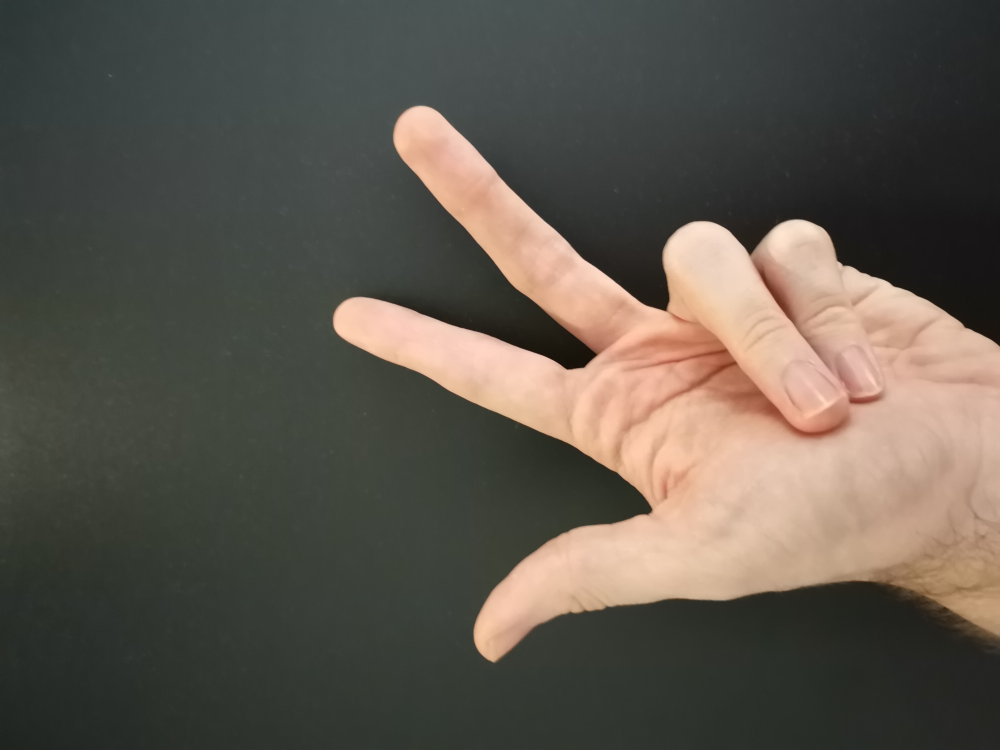
#> input picture seminars/seminar_06/data/my_hand/IMG_20260316_194526.jpg, 4000 x 3000 px, given in place of slow_traffic_small.mp4, which was not available (shown at 1/4 size)
$ jupyter execute Seminar_9.ipynb   (shell and % lines are left out)   (older library calls are emulated)   (text cells are left out)
#> lines starting #> are read from the running program, lines starting #| are printed output that depends on the picture; pictures that were not available may be replaced by others from this repository, and a replacement may not be noted
[cell 1]
# !wget https://www.bogotobogo.com/python/OpenCV_Python/images/mean_shift_tracking/slow_traffic_small.mp4 -O data/slow_traffic_small.mp4

[cell 2]
import cv2
from tqdm import tqdm
import numpy as np
import matplotlib.pyplot as plt
import IPython

[cell 3]
# [256 lines left out: functions build_image_pyramid, compute_image_gradients, compute_lk_optical_flow_point, compute_lk_optical_flow_for_patch, track_point_with_pyramid_lk, lucas_kanade_optical_flow, not called in this run]


def demo_optical_flow(video_path='data/slow_traffic_small.mp4', output_path='output_my_LK.mp4'):
    """
    Демонстрация работы алгоритма на видео.

    Args:
        video_path: Путь к входному видео
        output_path: Путь для сохранения результата
    """
#> called with video_path = 'data/slow_traffic_small.mp4', output_path = 'output_my_LK.mp4'
    # Открываем видео
    cap = cv2.VideoCapture(video_path)

    # Получаем параметры видео
    length = int(cap.get(cv2.CAP_PROP_FRAME_COUNT))
    width = int(cap.get(cv2.CAP_PROP_FRAME_WIDTH))
    height = int(cap.get(cv2.CAP_PROP_FRAME_HEIGHT))
    fps = cap.get(cv2.CAP_PROP_FPS)

    # Настраиваем запись выходного видео
    fourcc = cv2.VideoWriter_fourcc(*'MP4V')
    out = cv2.VideoWriter(output_path, fourcc, fps, (width, height))

    # Параметры для обнаружения углов Shi-Tomasi
    feature_params = dict(
        maxCorners=100,
        qualityLevel=0.3,
        minDistance=7,
        blockSize=7
    )

    # Берем первый кадр и находим в нем углы
    ret, old_frame = cap.read()
#> old_frame is the input picture: shape (3000, 4000, 3); mean B, G, R 77.6, 87, 93.5
    old_gray = cv2.cvtColor(old_frame, cv2.COLOR_BGR2GRAY)
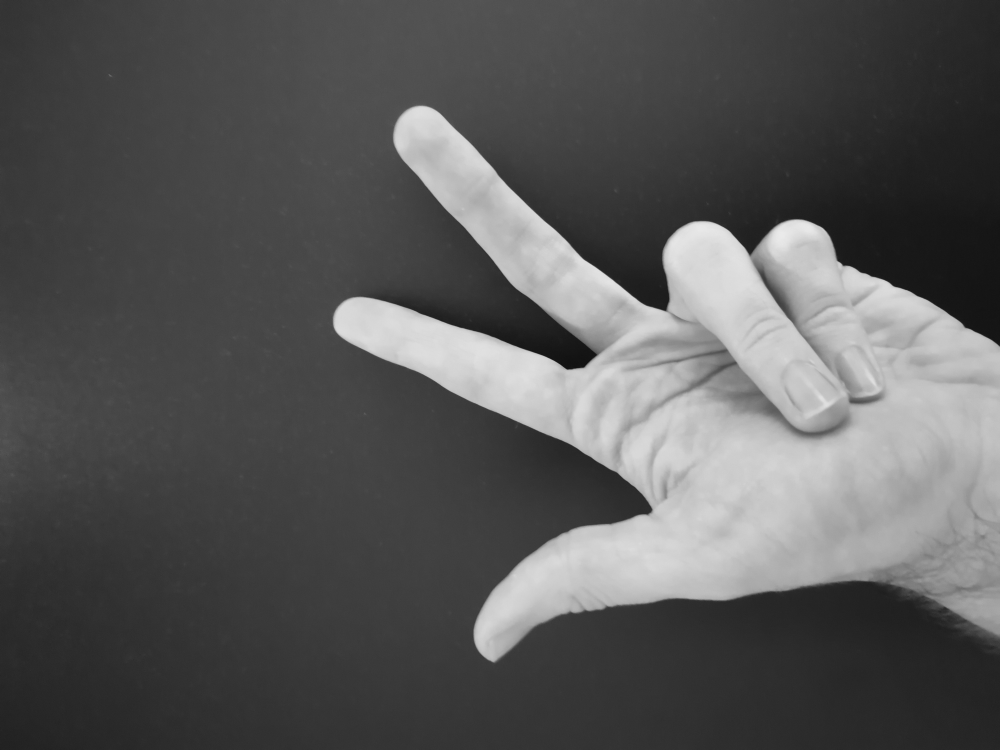
#> old_gray: shape (3000, 4000) (shown at 1/4 size); min 11, max 235, mean 87.9
    p0 = cv2.goodFeaturesToTrack(old_gray, mask=None, **feature_params)
#> p0 = [[2663, 1241], [3001, 1019], [2386, 1418], [3372, 1062], [3997, 1384], [3349, 1042], [2268, 1478], [2591, 2058], [2335, 1469], [2425, 2424]]
    p0 = p0.reshape(-1, 2)  # Преобразуем в формат [[x1, y1], [x2, y2], ...]

    # Сохраняем изначальные точки для отслеживания через все видео
    initial_points = p0.copy()
#> initial_points has the same summary as p0

    # Создаем маску для рисования
    mask = np.zeros_like(old_frame)

    # Создаем случайные цвета для визуализации
    color = np.random.randint(0, 255, (len(p0), 3))
#> color = [[172, 47, 117], [192, 67, 251], [195, 103, 9], [211, 21, 242], [36, 87, 70], [216, 88, 140], [58, 193, 230], [39, 87, 174], [88, 81, 165], [25, 77, 72]]

    from tqdm import tqdm
    for i in tqdm(range(length - 1)):  # -1 потому что первый кадр мы уже прочитали
        ret, frame = cap.read()

        if not ret:
            print('No frames grabbed!')
            break

        frame_gray = cv2.cvtColor(frame, cv2.COLOR_BGR2GRAY)

        # Вычисляем оптический поток с помощью нашей реализации
        p1, st = lucas_kanade_optical_flow(
            old_gray,
            frame_gray,
            p0,
            window_size=15,
            num_pyramid_levels=3
        )

        # Выбираем хорошие точки
        good_new = p1[st == 1]
        good_old = p0[st == 1]

        # Рисуем треки
        for i, (new, old) in enumerate(zip(good_new, good_old)):
            a, b = new
            c, d = old
            mask = cv2.line(mask, (int(a), int(b)), (int(c), int(d)), color[i % len(color)].tolist(), 2)
            frame = cv2.circle(frame, (int(a), int(b)), 5, color[i % len(color)].tolist(), -1)

        # Объединяем кадр и маску
        img = cv2.add(frame, mask)

        # Записываем результат
        out.write(img)

        # Обновляем предыдущий кадр
        old_gray = frame_gray.copy()

        # Обновляем точки, но только те, которые успешно отслежены
        p0[st == 1] = good_new
#> mask: shape (3000, 4000, 3); every value is 0

    # Освобождаем ресурсы
    cap.release()
    out.release()

    print(f"Результат сохранен в {output_path}")
    return output_path

[cell 4]
result_path = demo_optical_flow(video_path='data/slow_traffic_small.mp4', output_path='output_my_LK.mp4')

[cell 5]
def demo_optical_flow_opencv(video_path='data/slow_traffic_small.mp4', output_path='output_my_LK.mp4'):
    """
    Демонстрация работы алгоритма на видео с использованием cv2.calcOpticalFlowPyrLK.

    Args:
        video_path: Путь к входному видео
        output_path: Путь для сохранения результата
    """
#> called with video_path = 'data/slow_traffic_small.mp4', output_path = 'output_opencv_LK.mp4'
    # Открываем видео
    cap = cv2.VideoCapture(video_path)

    # Получаем параметры видео
    length = int(cap.get(cv2.CAP_PROP_FRAME_COUNT))
    width = int(cap.get(cv2.CAP_PROP_FRAME_WIDTH))
    height = int(cap.get(cv2.CAP_PROP_FRAME_HEIGHT))
    fps = cap.get(cv2.CAP_PROP_FPS)

    # Настраиваем запись выходного видео
    fourcc = cv2.VideoWriter_fourcc(*'MP4V')
    out = cv2.VideoWriter(output_path, fourcc, fps, (width, height))

    # Параметры для обнаружения углов Shi-Tomasi
    feature_params = dict(
        maxCorners=100,
        qualityLevel=0.3,
        minDistance=7,
        blockSize=7
    )

    # Параметры для Lucas-Kanade оптического потока
    lk_params = dict(
        winSize=(15, 15),
        maxLevel=3,
        criteria=(cv2.TERM_CRITERIA_EPS | cv2.TERM_CRITERIA_COUNT, 10, 0.03)
    )

    # Берем первый кадр и находим в нем углы
    ret, old_frame = cap.read()
    old_gray = cv2.cvtColor(old_frame, cv2.COLOR_BGR2GRAY)
    p0 = cv2.goodFeaturesToTrack(old_gray, mask=None, **feature_params)

    # Создаем маску для рисования
    mask = np.zeros_like(old_frame)

    # Создаем случайные цвета для визуализации
    color = np.random.randint(0, 255, (100, 3))

    from tqdm import tqdm
    for i in tqdm(range(length - 1)):  # -1 потому что первый кадр мы уже прочитали
        ret, frame = cap.read()

        if not ret:
            print('No frames grabbed!')
            break

        frame_gray = cv2.cvtColor(frame, cv2.COLOR_BGR2GRAY)

        # Вычисляем оптический поток с помощью встроенной функции cv2.calcOpticalFlowPyrLK
        p1, st, err = cv2.calcOpticalFlowPyrLK(old_gray, frame_gray, p0, None, **lk_params)

        # Выбираем хорошие точки
        if p1 is not None:
            good_new = p1[st == 1]
            good_old = p0[st == 1]

        # Рисуем треки
        for i, (new, old) in enumerate(zip(good_new, good_old)):
            a, b = new.ravel()
            c, d = old.ravel()
            mask = cv2.line(mask, (int(a), int(b)), (int(c), int(d)), color[i % len(color)].tolist(), 2)
            frame = cv2.circle(frame, (int(a), int(b)), 5, color[i % len(color)].tolist(), -1)

        # Объединяем кадр и маску
        img = cv2.add(frame, mask)

        # Записываем результат
        out.write(img)

        # Обновляем предыдущий кадр
        old_gray = frame_gray.copy()

        # Обновляем точки, но только те, которые успешно отслежены
        p0 = good_new.reshape(-1, 1, 2)

    # Освобождаем ресурсы
    cap.release()
    out.release()

    print(f"Результат сохранен в {output_path}")
    return output_path

[cell 6]
result_path = demo_optical_flow_opencv(video_path='data/slow_traffic_small.mp4', output_path='output_opencv_LK.mp4')

[cell 7]
# [18 lines left out: function find_new_points, not called in this run]

def demo_optical_flow_with_point_update(video_path='data/slow_traffic_small.mp4',
                                      output_path='output_my_LK_with_update.mp4'):
#> called with video_path = 'data/slow_traffic_small.mp4', output_path = 'output_my_LK_with_update.mp4'
    cap = cv2.VideoCapture(video_path)

    length = int(cap.get(cv2.CAP_PROP_FRAME_COUNT))
    width = int(cap.get(cv2.CAP_PROP_FRAME_WIDTH))
    height = int(cap.get(cv2.CAP_PROP_FRAME_HEIGHT))
    fps = cap.get(cv2.CAP_PROP_FPS)

    fourcc = cv2.VideoWriter_fourcc(*'MP4V')
    out = cv2.VideoWriter(output_path, fourcc, fps, (width, height))

    feature_params = dict(
        maxCorners=100,
        qualityLevel=0.3,
        minDistance=7,
        blockSize=7
    )

    ret, old_frame = cap.read()
    old_gray = cv2.cvtColor(old_frame, cv2.COLOR_BGR2GRAY)
    p0 = cv2.goodFeaturesToTrack(old_gray, mask=None, **feature_params)
    p0 = p0.reshape(-1, 2)

    mask = np.zeros_like(old_frame)

    color = np.random.randint(0, 255, (len(p0), 3))
#> color = [[138, 27, 173], [199, 167, 61], [85, 97, 44], [34, 162, 88], [33, 133, 232], [36, 0, 203], [34, 197, 126], [181, 254, 80], [190, 136, 189], [129, 209, 112]]

    from tqdm import tqdm
    for i in tqdm(range(length - 1)):
        ret, frame = cap.read()
        if not ret:
            print('No frames grabbed!')
            break

        frame_gray = cv2.cvtColor(frame, cv2.COLOR_BGR2GRAY)

        p1, st = lucas_kanade_optical_flow(
            old_gray,
            frame_gray,
            p0,
            window_size=15,
            num_pyramid_levels=3,
        )

        good_new = p1[st == 1]
        good_old = p0[st == 1]

        for i, (new, old) in enumerate(zip(good_new, good_old)):
            a, b = new
            c, d = old
            mask = cv2.line(mask, (int(a), int(b)), (int(c), int(d)),
                          color[i % len(color)].tolist(), 2)
            frame = cv2.circle(frame, (int(a), int(b)), 5,
                             color[i % len(color)].tolist(), -1)

        p0 = good_new.copy()

        if len(p0) < feature_params['maxCorners'] // 2:
            new_points = find_new_points(
                frame_gray,
                p0,
                max_points=feature_params['maxCorners'] - len(p0),
                min_distance=feature_params['minDistance'],
                quality_level=feature_params['qualityLevel']
            )
            if len(new_points) > 0:
                p0 = np.vstack((p0, new_points))
                new_colors = np.random.randint(0, 255, (len(new_points), 3))
                color = np.vstack((color, new_colors))

        img = cv2.add(frame, mask)

        out.write(img)

        old_gray = frame_gray.copy()

    cap.release()
    out.release()

    print(f"Результат сохранен в {output_path}")
    return output_path

[cell 8]
result_path = demo_optical_flow_with_point_update(video_path='data/slow_traffic_small.mp4', output_path='output_my_LK_with_update.mp4')

[cell 9]
def demo_optical_flow_farneback_opencv(video_path='data/slow_traffic_small.mp4', output_path='output_Farneback.mp4'):
    """
    Демонстрация работы алгоритма плотного оптического потока Farneback на видео.

    Args:
        video_path: Путь к входному видео
        output_path: Путь для сохранения результата
    """
#> called with video_path = 'data/slow_traffic_small.mp4', output_path = 'output_opencv_farneback.mp4'
    # Открываем видео
    cap = cv2.VideoCapture(video_path)

    # Получаем параметры видео
    length = int(cap.get(cv2.CAP_PROP_FRAME_COUNT))
    width = int(cap.get(cv2.CAP_PROP_FRAME_WIDTH))
    height = int(cap.get(cv2.CAP_PROP_FRAME_HEIGHT))
    fps = cap.get(cv2.CAP_PROP_FPS)

    # Настраиваем запись выходного видео
    fourcc = cv2.VideoWriter_fourcc(*'MP4V')
    out = cv2.VideoWriter(output_path, fourcc, fps, (width, height))

    # Берем первый кадр и преобразуем его в оттенки серого
    ret, frame1 = cap.read()
    if not ret:
        print('Не удалось прочитать видео')
        return None

    prvs = cv2.cvtColor(frame1, cv2.COLOR_BGR2GRAY)

    # Создаем HSV-изображение для визуализации потока
    hsv = np.zeros_like(frame1)
    hsv[..., 1] = 255  # Насыщенность устанавливаем на максимум

    from tqdm import tqdm
    for i in tqdm(range(length - 1)):  # -1 потому что первый кадр мы уже прочитали
        ret, frame2 = cap.read()

        if not ret:
            print('No frames grabbed!')
            break

        next_frame = cv2.cvtColor(frame2, cv2.COLOR_BGR2GRAY)

        # Вычисляем оптический поток методом Farneback
        # Параметры:
        # - 0.5: коэффициент масштабирования для пирамиды изображений
        # - 3: кол-во уровней пирамиды
        # - 15: размер окна для усреднения
        # - 3: число итераций на каждом уровне пирамиды
        # - 5: размер окна для полиномиальной аппроксимации
        # - 1.2: стандартное отклонение для сглаживания
        flow = cv2.calcOpticalFlowFarneback(
            prvs, next_frame, None,
            0.5, 3, 15, 3, 5, 1.2, 0
        )

        # Преобразуем векторы потока из декартовых координат в полярные
        mag, ang = cv2.cartToPolar(flow[..., 0], flow[..., 1])

        # Кодируем направление потока как оттенок (hue)
        hsv[..., 0] = ang * 180 / np.pi / 2

        # Кодируем величину потока как яркость (value)
        hsv[..., 2] = cv2.normalize(mag, None, 0, 255, cv2.NORM_MINMAX)

        # Преобразуем HSV в BGR для отображения
        bgr = cv2.cvtColor(hsv, cv2.COLOR_HSV2BGR)

        # Записываем результат
        out.write(bgr)

        # Обновляем предыдущий кадр
        prvs = next_frame
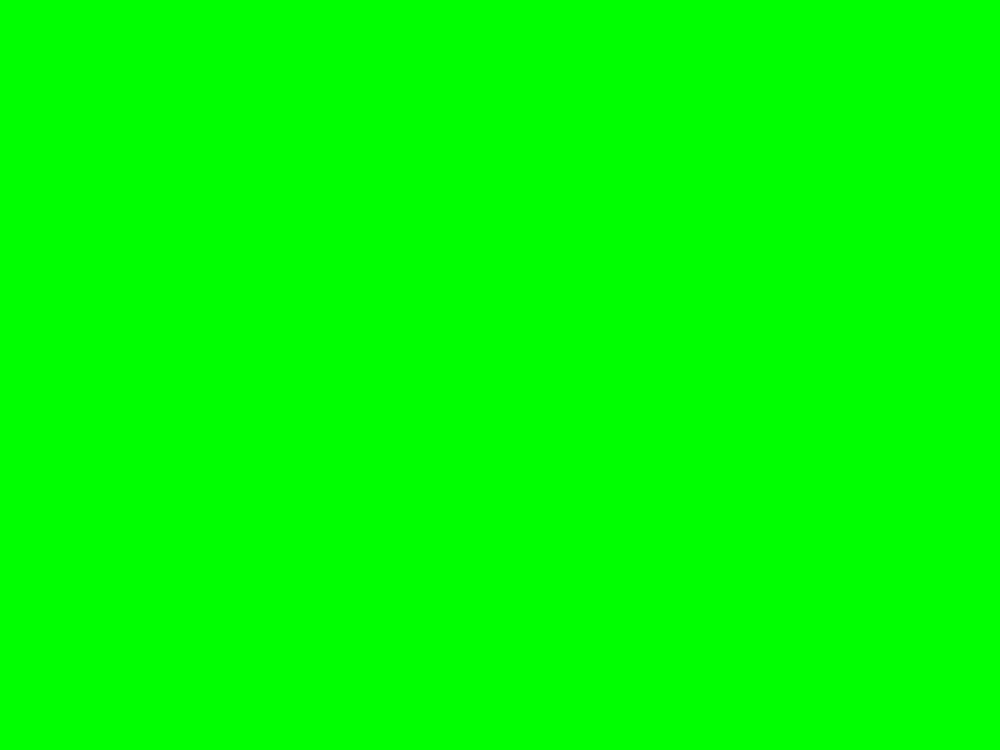
#> hsv: shape (3000, 4000, 3) (shown at 1/4 size); mean of channels 0, 1, 2 0, 255, 0; drawn as B, G, R

    # Освобождаем ресурсы
    cap.release()
    out.release()

    print(f"Результат сохранен в {output_path}")
    return output_path

$ run again, on seminars/seminar_06/data/my_hand/IMG_20260316_194532.jpg
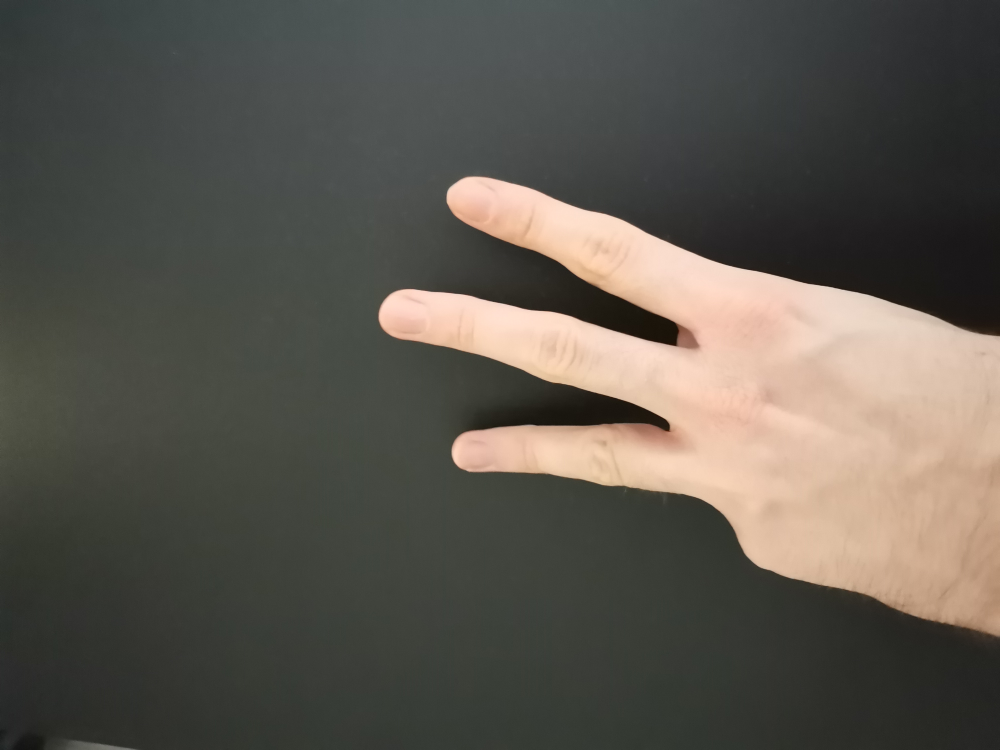
#> input picture seminars/seminar_06/data/my_hand/IMG_20260316_194532.jpg, 4000 x 3000 px, given in place of slow_traffic_small.mp4, which was not available (shown at 1/4 size)
#> in demo_optical_flow, old_frame is the input picture: shape (3000, 4000, 3); mean B, G, R 79, 86.9, 91.1
#> in demo_optical_flow, `old_gray = cv2.cvtColor(old_frame, cv2.COLOR_BGR2GRAY)`:
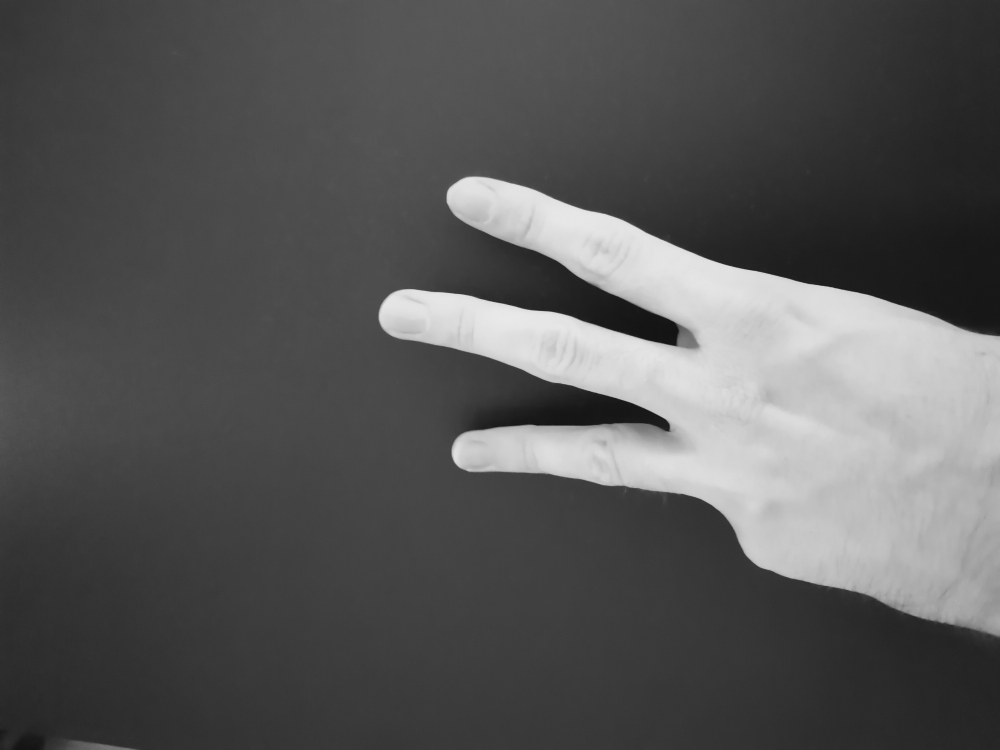
#> old_gray: shape (3000, 4000) (shown at 1/4 size); min 13, max 234, mean 87.3
#> in demo_optical_flow, `p0 = cv2.goodFeaturesToTrack(old_gray, mask=None, **feature_params)`: p0 = [[2677, 1723], [2704, 1380], [2184, 1895]]
#> in demo_optical_flow, `color = np.random.randint(0, 255, (len(p0), 3))`: color = [[172, 47, 117], [192, 67, 251], [195, 103, 9]]
#> in demo_optical_flow_opencv, `p0 = cv2.goodFeaturesToTrack(old_gray, mask=None, **feature_params)`: p0 = [[2677, 1723], [2704, 1380], [2184, 1895]]
#> in demo_optical_flow_with_point_update, `color = np.random.randint(0, 255, (len(p0), 3))`: color = [[53, 51, 174], [148, 181, 29], [67, 35, 39]]
